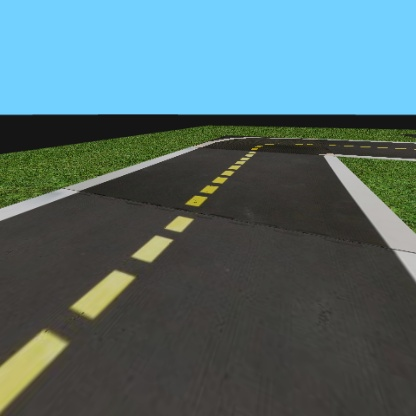
#> input picture visual_lane_servoing/solution/images/visual_control/img/R990.jpg, 416 x 416 px; the run also reads 1 picture not shown here
$ jupyter execute --allow-errors visual_servoing_activity.ipynb   (shell and % lines are left out)   (older library calls are emulated)
#> lines starting #> are read from the running program, lines starting #| are printed output that depends on the picture; after the words box and inside, x2 and y2 are one past the last pixel; in counts of white or black regions, pixels touching at a corner belong together
<p style="text-align: right">

</p>

# 💻🚙 05 - Visual control

<figure>
  <div style="text-align:center;">

  <figcaption>The view from a Duckiebot when centered in its lane.</figcaption>
  </div>
</figure>

Now, we will combine the image processing tools that we have explored with the earlier exercise on image-based reactive control to design a policy for lane-following. Consider above image taken from the Duckiebot's camera when the Duckiebot was roughly centered in its lane. Our goal is to design a control policy that uses only images streamed from the Duckiebot's camera to keep it in the lane as it drives forward at a fixed velocity.

Rather than design a controller that reasons over the raw image, we will process the image to enhance aspects of the image that are helpful for lane-following. In particular, the dashed-yellow and solid-white lane markings provide valuable cues that we can use to guide the robot on order to stay in its lane.

Assume that the Duckiebot starts out in the center of its lane, facing in the direction of travel. Assume also that the Duckiebot is traveling forward at a nominal speed. We can imagine using the location of the dashed-yellow and solid-white lane markings in the image to vary the rotational velocities of the left and right wheels in order to stay in the lane. For example, if the dashed-yellow lane markings appear in the left- and right-halves of the image, we might command a negative rotational velocity (i.e., counter-clockwise) as a correction.

Of course, this requires that we can detect the dashed-yellow and solid-white lane markings and estimate their orientations. Thus, we want to apply a filter that makes the lane markings "pop out" in the image, while supressing as much of distracting content of the image. As we discussed in lecture, lane markings are brightly colored against a dark background (the road).

We can identify the location of lane markings in the image by applying finite-difference filters $h_x$ and $h_y$ (e.g., using the Sobel operator) to estimate the horizontal and vertical intensity gradients

$$ \nabla I[u,v] =
\begin{bmatrix}
G_x[u,v]\\
G_y[u,v]
\end{bmatrix}
$$

where

$$
\begin{align}
G_x = h_x * I\\
G_y = h_y * I
\end{align}
$$

We can then look for regions of the image where the magnitude of the intensity gradient is large as a measure of the strength of each edge.

$$
\lvert \nabla I[u,v] \rvert = \sqrt{\left(G_x[u,v]\right)^2 + \left(G_y[u,v]\right)^2}
$$

Assuming that these edges correspond to the lane boundaries, the direction of the gradients can then be used to estimate the desired orientations.

$$
\theta[u,v] = \textrm{atan2}\left(G_y[u,v], G_x[u,v]\right)
$$

In this exercise, we will develop this idea by investigating different ways of processing the images to tease out information about the robot's pose relative to the lane. We will use these results to implement a reactive image-space controller that we will validate on a simulated and/or real DuckieBot.

[cell 1]
## Run this cell to import relevant modules
%pylab inline

from matplotlib import pyplot as plt
import numpy as np
import cv2

Let's load the image as well as the homography for the corresponding camera into Python.

[cell 2]
# Load in the image and generate hsv and grayscale versions
#imgbgr = cv2.imread('../images/visual_control/pic3_rect.png')
imgbgr = cv2.imread('../images/visual_control/img/R990.jpg')
#> imgbgr is the input picture: shape (416, 416, 3); mean B, G, R 112.6, 109, 82.2

# OpenCV uses BGR by default, whereas matplotlib uses RGB, so we generate an RGB version for the sake of visualization
imgrgb = cv2.cvtColor(imgbgr, cv2.COLOR_BGR2RGB)

# Convert the image to HSV for any color-based filtering
imghsv = cv2.cvtColor(imgbgr, cv2.COLOR_BGR2HSV)
#> imghsv: shape (416, 416, 3); mean H, S, V 47, 70.2, 123.1

# Most of our operations will be performed on the grayscale version
img = cv2.cvtColor(imgbgr, cv2.COLOR_BGR2GRAY)
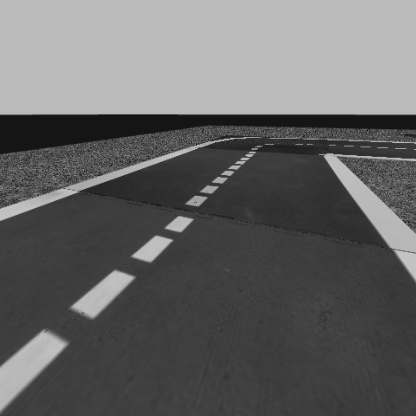
#> img: shape (416, 416); min 14, max 201, mean 101.5

# The image-to-ground homography associated with this image (Jacopo's)
H = np.array([-4.137917960301845e-05, -0.00011445854191468058, -0.1595567007347241,
              0.0008382870319844166, -4.141689222457687e-05, -0.2518201638170328,
              -0.00023561657746150284, -0.005370140574116084, 0.9999999999999999])

H = np.reshape(H,(3, 3))
Hinv = np.linalg.inv(H)

## Finding the Horizon

In Duckietown, the ground is planar and in other self-driving and robotics domains, it is often assumed that the ground is locally planar. We can exploit this as we search for lane markings by not searching above the horizon. In the world frame relative to which we estimated the homography (i.e., a reference frame with the origin centered between the drive wheels with the positive $x$-axis pointing forward and the positive $y$-axis to the left), the horizon corresponds to large $x$-coordinates. In Duckietown, we are only interested in the road a few meters in front of the Duckiebot.

**Note**: You do not need to include this in the implementation of the functions that will be run in simulation and on the physical Duckiebot. For this activity, the robot will automatically crop out the horizon.

[cell 3]
# TODO: Use the homography (technically Hinv) to mask out the horizon
# When generating masks that will be used with OpenCV try and
# instantiate them with dtype=np.uint8

mask_ground = np.ones(img.shape, dtype=np.uint8) # TODO: CHANGE ME
# horizon = np.uint8(img.shape[0]/3)
horizon = 170 # MH: a ojo para imagen real
horizon = 115 # MH: a ojo para imagen simulada

mask_ground[0:horizon, :] = 0

# MH: calculating the image coordinates of points in the horizon
height = img.shape[0]
width = img.shape[1]
coords = np.empty(shape=[0, 2])
# define a grid of X,Y coordinates in the plane (dimensions in metres)
#for X in [.2, .4, .8, 1.5, 3, 6, 12, 24, 50, 200]:
#    for Y in arange(-10,10,0.1):

# alternatively: paint ideal position of lane markings
#> (the rest of this cell did not finish here and is left out)

## Detecting Lane Markings using Sobel Edge Detection

Now, let's apply the Sobel operator to the image to identify image gradients.

[cell 4]
# Convolve the image with the Sobel operator (filter) to compute the numerical derivatives in the x and y directions
sobelx = cv2.Sobel(img,cv2.CV_64F,1,0)
sobely = cv2.Sobel(img,cv2.CV_64F,0,1)
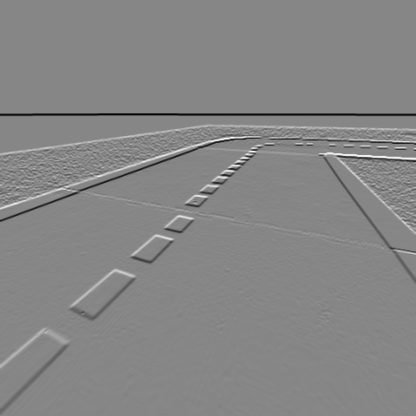
#> sobely: shape (416, 416) float64; min -666, max 596, mean -2.4; drawn with min black and max white

# Compute the magnitude of the gradients
Gmag = np.sqrt(sobelx*sobelx + sobely*sobely)

# Compute the orientation of the gradients
Gdir = cv2.phase(np.array(sobelx, np.float32), np.array(sobely, dtype=np.float32), angleInDegrees=True)

fig = plt.figure(figsize = (30,20))
ax1 = fig.add_subplot(1,4,1)
ax1.imshow(img,cmap = 'gray')
ax1.set_title('Original'), ax1.set_xticks([]), ax1.set_yticks([])
ax2 = fig.add_subplot(1,4,2)
ax2.imshow(sobelx,cmap = 'gray')
ax2.set_title('Sobel X'), ax2.set_xticks([]), ax2.set_yticks([])
ax3 = fig.add_subplot(1,4,3)
ax3.imshow(sobely,cmap = 'gray')
ax3.set_title('Sobel Y'), ax3.set_xticks([]), ax3.set_yticks([]);
ax4 = fig.add_subplot(1,4,4)
ax4.imshow(np.uint8(Gmag))
ax4.set_title('Gradient Magnitude'), ax4.set_xticks([]), ax4.set_yticks([]);

Filtering the image has enhanced the location of the lane markings, but has also emphasized other locations where there are rapid changes in intensity. These include the duckies, buildings in Duckietown, the road surface, and elements in the background (e.g., the lights in the upper-right corner of the image). Note that we are using a non-grayscale colormap for the gradient magnitudes in order to more clearly convey locations that are enhanced by the Sobel operator.

We can reduce the occurrence of some of these features by first blurring the filter using a Gaussian kernel.

## Gaussian Blurring

The Sobel operator picks up on noise in the image as well as texture in the scene that we don't particularly care about. We can blur the image with a Gaussian kernel to reduce these spurious detections.

### Example: Gaussian Blurring

Using your experience from the previous exercise, identify a setting for the standard deviation of the Gaussian kernel that removes noise and local texture (e.g., that of the road surface), without sacrificing too much valid content (namely, the edges associated with lane markings)

[cell 5]
# TODO: Identify a setting for the standard deviation that removes noise while not eliminating too much valid content.
sigma = 4 # MH: for real
sigma = 1 # MH: for simu

# Smooth the image using a Gaussian kernel
img_gaussian_filter = cv2.GaussianBlur(img,(0,0), sigma)

# Visualize the filtered image alongside the original image.
fig = plt.figure(figsize = (20,20))
ax1 = fig.add_subplot(1,2,1)
ax1.imshow(img,cmap = 'gray')
ax1.set_title('Original'), ax1.set_xticks([]), ax1.set_yticks([])
ax2 = fig.add_subplot(1,2,2)
ax2.imshow(img_gaussian_filter,cmap = 'gray')
ax2.set_title('Gaussian Filter (Sigma = ' + str(sigma) +')'), ax2.set_xticks([]), ax2.set_yticks([]);

Now, let's look at the gradients of the blurred image. For this exercise, experiment with different settings for the standard deviation above and see how they affect the image gradients. In particular, compare the gradients for two extremes of the standard deviation (e.g., $\sigma=1$ and $\sigma=10$).

[cell 6]
# Convolve the image with the Sobel operator (filter) to compute the numerical derivatives in the x and y directions
sobelx = cv2.Sobel(img_gaussian_filter,cv2.CV_64F,1,0)
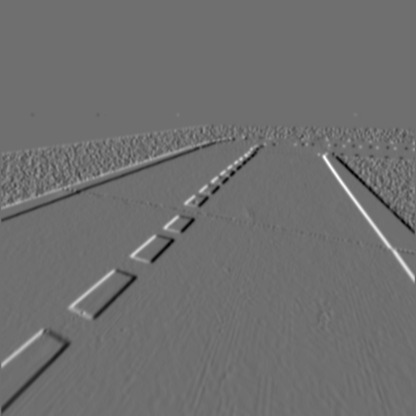
#> sobelx: shape (416, 416) float64; min -223, max 288, mean 0; drawn with min black and max white
sobely = cv2.Sobel(img_gaussian_filter,cv2.CV_64F,0,1)

# Compute the magnitude of the gradients
Gmag = np.sqrt(sobelx*sobelx + sobely*sobely)

# Compute the orientation of the gradients
Gdir = cv2.phase(np.array(sobelx, np.float32), np.array(sobely, dtype=np.float32), angleInDegrees=True)
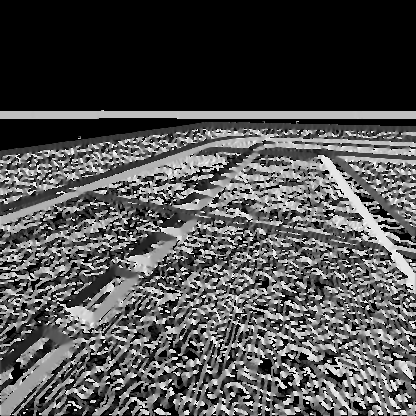
#> Gdir: shape (416, 416) float32; min 0, max 359.2, mean 112.7; drawn with min black and max white

fig = plt.figure(figsize = (30,20))
ax1 = fig.add_subplot(1,4,1)
ax1.imshow(img_gaussian_filter,cmap = 'gray')
ax1.set_title('Gaussian Blur'), ax1.set_xticks([]), ax1.set_yticks([])
ax2 = fig.add_subplot(1,4,2)
ax2.imshow(sobelx,cmap = 'gray')
ax2.set_title('Sobel X'), ax2.set_xticks([]), ax2.set_yticks([])
ax3 = fig.add_subplot(1,4,3)
ax3.imshow(sobely,cmap = 'gray')
ax3.set_title('Sobel Y'), ax3.set_xticks([]), ax3.set_yticks([]);
ax4 = fig.add_subplot(1,4,4)
ax4.imshow(np.uint8(Gmag))
ax4.set_title('Gradient Magnitude'), ax4.set_xticks([]), ax4.set_yticks([]);

## A Varient of Non-maximal Supression

With a suitable choice for the standard deviation, we have smoothed out some of the noise and texture in the image (e.g., the road), reducing the number of candidate edges while preserving most of the edges that corresopnd to lane markings.

Under the assumption that the edges associated with lane markings are stronger than most of of the edges in the image (in terms of the magnitude of the gradients), we can further eliminate distractors by only keeping edges whose gradient magnitude is greater than a threshold.

### Example: A form of non-maximal supression

In this exercise, we will take a look at the histogram over gradient magnitudes to better understand the distribution of gradient magnitudes. Based on the histogram, we can choose a magnitude threshold that we will use to filter out weaker edges.

[cell 7]
# Visualize the histogram over gradient magnitudes
fig = plt.figure(figsize = (5,5))
ax1 = fig.add_subplot(1,1,1)
ax1.hist((Gmag*mask_ground).flatten(), bins=50)
ax1.set_title('Gradient Histogram');

[cell 8]
# TODO: Use the histogram above to choose the minimum threshold on the gradient magnitude.
#       Edges whos gradient magnitude is below this threshold will be filtered out.
threshold = 30 # MH: for real
threshold = 40 # MH: for simu

mask_mag = (Gmag > threshold)
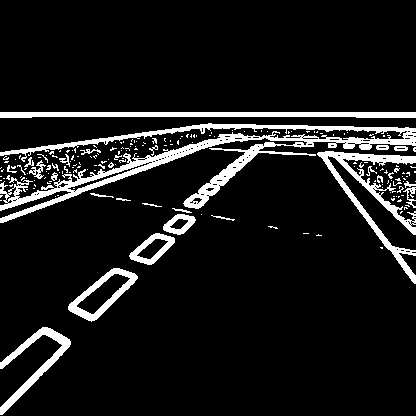
#> mask_mag: shape (416, 416) bool; 9.7% white; 190 white regions (162 under 20 px), largest, box (x1, y1, x2, y2) and area: (0, 123, 416, 223) 7398, (317, 151, 416, 284) 2432, (0, 112, 416, 118) 2172

fig = plt.figure(figsize = (20,10))
ax1 = fig.add_subplot(1,2,1)
ax1.imshow(Gmag, cmap = 'gray')
ax1.set_title('Gradient Magnitude'), ax1.set_xticks([]), ax1.set_yticks([])
ax2 = fig.add_subplot(1,2,2)
ax2.imshow(mask_mag*Gmag,cmap = 'gray')
ax2.set_title('Gradient Magnitude (Thresholded)'), ax2.set_xticks([]), ax2.set_yticks([]);
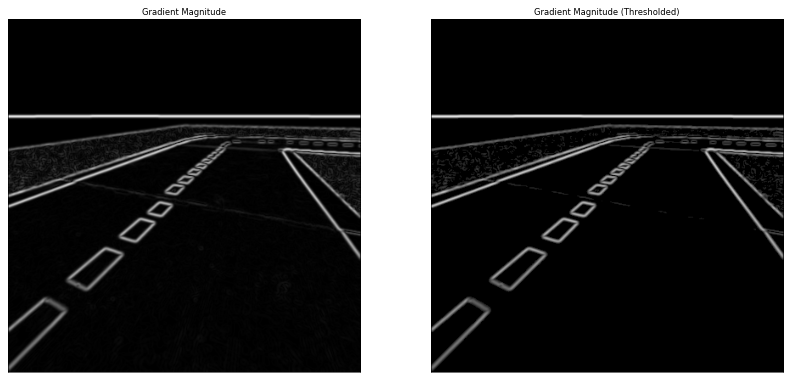
#> figure drawn by matplotlib, 2 panels

## Color-based Masking

Having identified a candidate set of edges, we can now try design a set of masks that isolate the edges associated with the dashed-yellow and solid-white lane markings.

Perhaps the most obvious thing to do is to create masks that filter out pixels whose color differs from that of the yellow and white lines.

### Example: Color-based Masking

Following what we did in the Braitenberg exercise, we can select upper- and lower-bounds on the HSV values for the two lines. One option mentioned in the Braitenberg exercise is to use [this online color picker](https://pinetools.com/image-color-picker), which allows us to get the HSV values for particular pixels.

**Note**: When we go to use these bounds, remember that OpenCV uses uses the convention that $\textrm{H} \in [0, 179]$, $\textrm{S} \in [0, 255]$, and $\textrm{V} \in [0, 255]$, while other tools may use different ranges (e.g., Gimp uses $\textrm{H} \in [0, 360]$, $\textrm{S} \in [0, 100]$, and $\textrm{V} \in [0, 100])$.

**Note**: While the HSV color space provides a better representation (e.g., compared to RGB) for color-based detection, the appearance of the yellow and white lane markings will change due to variations in illumination, shading, etc. for In order to improve the generalizability of these bounds, you are encouraged to also consider the `../images/visual_control/pic3_rect.png` image and define bounds that are appropriate for both.

[cell 9]
# Using the above tool, we can identify the bounds as follows
# TODO: Identify the lower and upper HSV bounds for the white and yellow lane markings
#       These values represent the maximum range, so they don't filter out anything

scales = [.5,2.55,2.55] # MH: to scale from HSV picker to OpenCV scale

# MH: for real
white_lower_hsv = np.asarray(np.array([0, 0, 35]) * scales, dtype=np.int)
white_upper_hsv = np.asarray(np.array([260, 20, 105]) * scales, dtype=np.int)
yellow_lower_hsv = np.asarray(np.array([40, 45, 45]) * scales, dtype=np.int)
yellow_upper_hsv = np.asarray(np.array([60, 105, 90]) * scales, dtype=np.int)

# MH: for simu
white_lower_hsv = np.asarray(np.array([0, 0, 35]) * scales, dtype=np.int)
white_upper_hsv = np.asarray(np.array([260, 20, 105]) * scales, dtype=np.int)
yellow_lower_hsv = np.asarray(np.array([40, 25, 45]) * scales, dtype=np.int)
yellow_upper_hsv = np.asarray(np.array([60, 105, 90]) * scales, dtype=np.int)


# print(white_lower_hsv)
mask_white = cv2.inRange(imghsv, white_lower_hsv, white_upper_hsv)
#> mask_white: shape (416, 416); 2.7% white; 22 white regions (17 under 20 px), largest, box (x1, y1, x2, y2) and area: (319, 153, 416, 283) 2910, (0, 137, 261, 221) 1671, (270, 138, 298, 139) 28, (392, 142, 416, 144) 26, (327, 139, 344, 141) 20
mask_yellow = cv2.inRange(imghsv, yellow_lower_hsv, yellow_upper_hsv)
#> mask_yellow: shape (416, 416); 3% white; 22 white regions (11 under 20 px), largest, box (x1, y1, x2, y2) and area: (0, 329, 68, 413) 2455, (71, 270, 135, 319) 1362, (132, 235, 172, 262) 543

fig = plt.figure(figsize = (20,10))
ax1 = fig.add_subplot(1,3,1)
ax1.imshow(imgrgb)
ax1.set_title('Original'), ax1.set_xticks([]), ax1.set_yticks([])
ax2 = fig.add_subplot(1,3,2)
ax2.imshow(imgrgb)
ax2.imshow(mask_white, cmap='gray', alpha=0.5)
ax2.set_title('Filtered by Color (White)'), ax2.set_xticks([]), ax2.set_yticks([]);
ax3 = fig.add_subplot(1,3,3)
ax3.imshow(imgrgb)
ax3.imshow(mask_yellow, cmap='gray', alpha=0.5)
ax3.set_title('Filtered by Color (Yellow)'), ax3.set_xticks([]), ax3.set_yticks([]);

## Edge-based Masking

Now, we will explore possible ways to mask out unwanted edges based upon their orientation in the image.

Assuming that the Duckiebot hasn't deviated too much from its lane, most of the dashed-yellow line should lie in the left-half of the image, while most of the solid-white line should lie in the right-half of the image. We can use this to reason separately over dashed-yellow and solid-white lane markings.

**Note**: While this masking may seem reasonable when the Duckiebot is oriented close to the direction of travel, it may not be what we want when the Duckiebot's orientation is off. In these cases, we would expect some of the dashed-yellow lane markings to be in the right-half of the image or some of the solid-white lane markings to be in the left-half of the image. These would be valuable cues to use. Thus, as you experiment with the included images as well as in simulation and on your physical Duckiebot, you may want to try disabling these masks.

### Example: Edge-based Masking

[cell 10]
# Let's create masks for the left- and right-halves of the image
width = img.shape[1]
half_width = int(np.floor(width/2))
mask_left = np.ones(sobelx.shape)
mask_left[:,half_width:width + 1] = 0
mask_right = np.ones(sobelx.shape)
mask_right[:,0:half_width] = 0

The inner edge of the dashed-yellow line corresponds to a negative gradient in the $x$- and $y$-directions, while the inner-edge of the solid-white line corresponds to a positive gradient in the $x$-direction and negative gradient in the $y$-direction. We can use this to further mask out unwanted edges.

[cell 11]
# In the left-half image, we are interested in the right-half of the dashed yellow line, which corresponds to negative x- and y-derivatives
# In the right-half image, we are interested in the left-half of the solid white line, which correspons to a positive x-derivative and a negative y-derivative
# Generate a mask that identifies pixels based on the sign of their x-derivative
mask_sobelx_pos = (sobelx > 0)
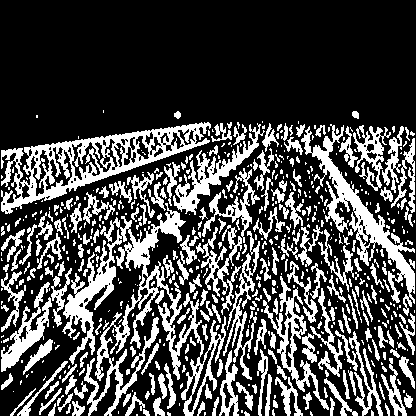
#> mask_sobelx_pos: shape (416, 416) bool; 28.8% white; 578 white regions (354 under 20 px), largest, box (x1, y1, x2, y2) and area: (62, 203, 226, 416) 8500, (1, 122, 211, 214) 5462, (301, 124, 415, 316) 3766
mask_sobelx_neg = (sobelx < 0)
#> mask_sobelx_neg: shape (416, 416) bool; 28.7% white; 597 white regions (344 under 20 px), largest, box (x1, y1, x2, y2) and area: (1, 122, 259, 274) 3729, (1, 302, 92, 416) 3517, (146, 121, 269, 348) 3191
mask_sobely_pos = (sobely > 0)
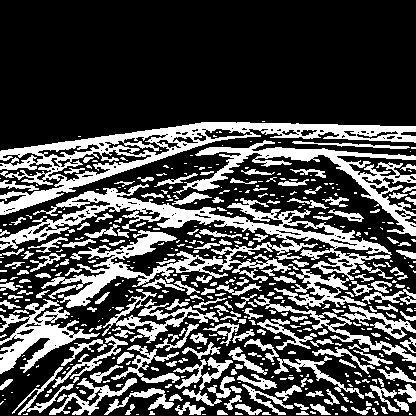
#> mask_sobely_pos: shape (416, 416) bool; 29.4% white; 494 white regions (305 under 20 px), largest, box (x1, y1, x2, y2) and area: (0, 184, 393, 308) 12397, (0, 122, 416, 215) 8085, (173, 140, 416, 236) 4097
mask_sobely_neg = (sobely < 0)
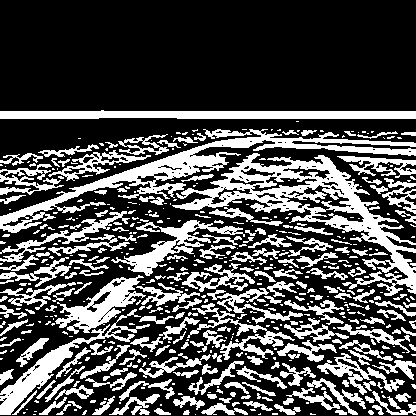
#> mask_sobely_neg: shape (416, 416) bool; 30.8% white; 507 white regions (298 under 20 px), largest, box (x1, y1, x2, y2) and area: (172, 153, 416, 296) 7771, (0, 129, 416, 233) 6018, (0, 110, 416, 119) 3253

Now, lets combine these masks to see their effect on the edge detections, but let's look at the effects of the gradient-based masks before including those based on color.

[cell 12]
# Let's combine these masks with the gradient magnitude mask
mask_left_edge = mask_ground * mask_left * mask_mag * mask_sobelx_neg * mask_sobely_neg
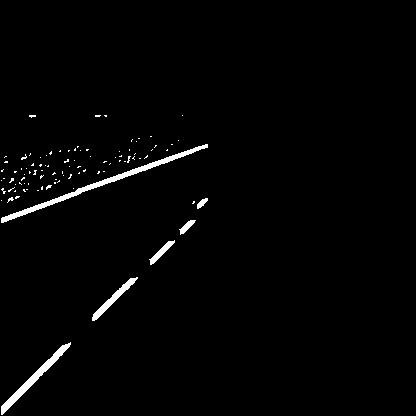
#> mask_left_edge: shape (416, 416) float64; values 0 (black) and 1 (white), 1.6% white; 95 white regions (89 under 20 px), largest, box (x1, y1, x2, y2) and area: (1, 144, 208, 223) 1087, (1, 342, 71, 415) 654, (92, 277, 138, 321) 365, (149, 240, 175, 265) 177, (179, 220, 196, 235) 101, (197, 198, 208, 209) 62
mask_right_edge = mask_ground * mask_right * mask_mag * mask_sobelx_pos * mask_sobely_neg
#> mask_right_edge: shape (416, 416) float64; values 0 (black) and 1 (white), 1% white; 112 white regions (98 under 20 px), largest, box (x1, y1, x2, y2) and area: (318, 155, 415, 284) 915, (360, 157, 384, 165) 71, (387, 159, 399, 163) 39

fig = plt.figure(figsize = (30,10))
ax1 = fig.add_subplot(2,4,1)
ax1.imshow(img_gaussian_filter,cmap = 'gray')
ax1.set_title('Gaussian Blur'), ax1.set_xticks([]), ax1.set_yticks([])
ax2 = fig.add_subplot(2,4,2)
ax2.imshow(mask_mag*Gmag,cmap = 'gray')
ax2.set_title('Gradient Magnitude (Masked)'), ax2.set_xticks([]), ax2.set_yticks([])
ax3 = fig.add_subplot(2,4,3)
ax3.imshow(Gmag * mask_left_edge, cmap = 'gray')
ax3.set_title('Lane Edge (Left)'), ax3.set_xticks([]), ax3.set_yticks([])
ax4 = fig.add_subplot(2,4,4)
ax4.imshow(Gmag * mask_right_edge,cmap = 'gray')
ax4.set_title('Lane Edge (Right)'), ax4.set_xticks([]), ax4.set_yticks([]);

ax6 = fig.add_subplot(2,4,6)
ax6.imshow(mask_mag*Gmag,cmap = 'gray')
ax6.set_title('Gradient Magnitude (Masked)'), ax6.set_xticks([]), ax6.set_yticks([])
ax7 = fig.add_subplot(2,4,7)
ax7.imshow(img_gaussian_filter,cmap = 'gray')
ax7.imshow(Gmag * mask_left_edge, cmap='jet', alpha=0.5)
ax7.set_title('Lane Edge (Left)'), ax7.set_xticks([]), ax7.set_yticks([])
ax8 = fig.add_subplot(2,4,8)
ax8.imshow(img_gaussian_filter,cmap = 'gray')
ax8.imshow(Gmag * mask_right_edge, cmap='jet', alpha=0.5)
ax8.set_title('Lane Edge (Right)'), ax8.set_xticks([]), ax8.set_yticks([]);
#> (the rest of the program and of its run is left out)
